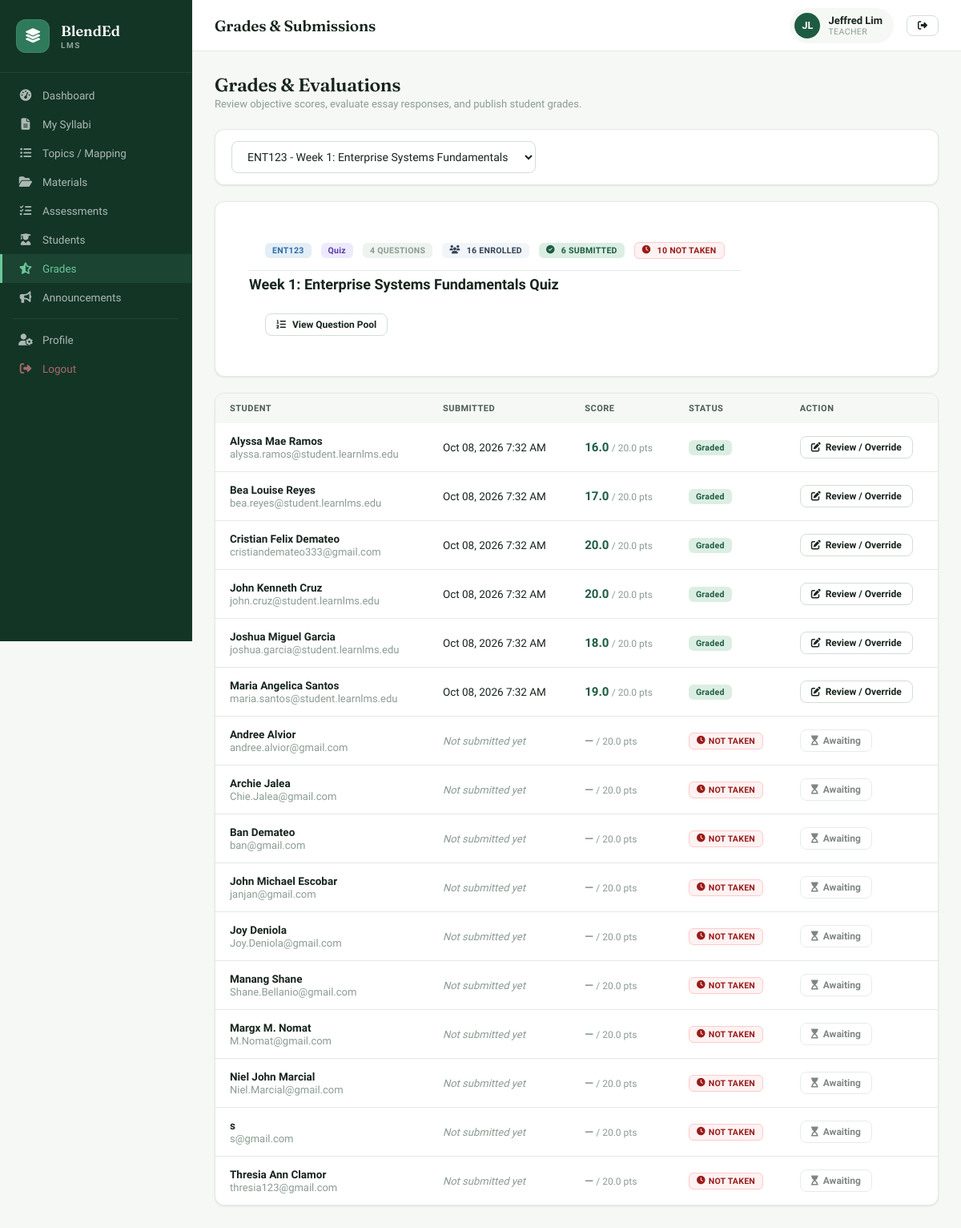
Page /teacher/grades.php?assessment=45 (signed in) on the earlier database version.
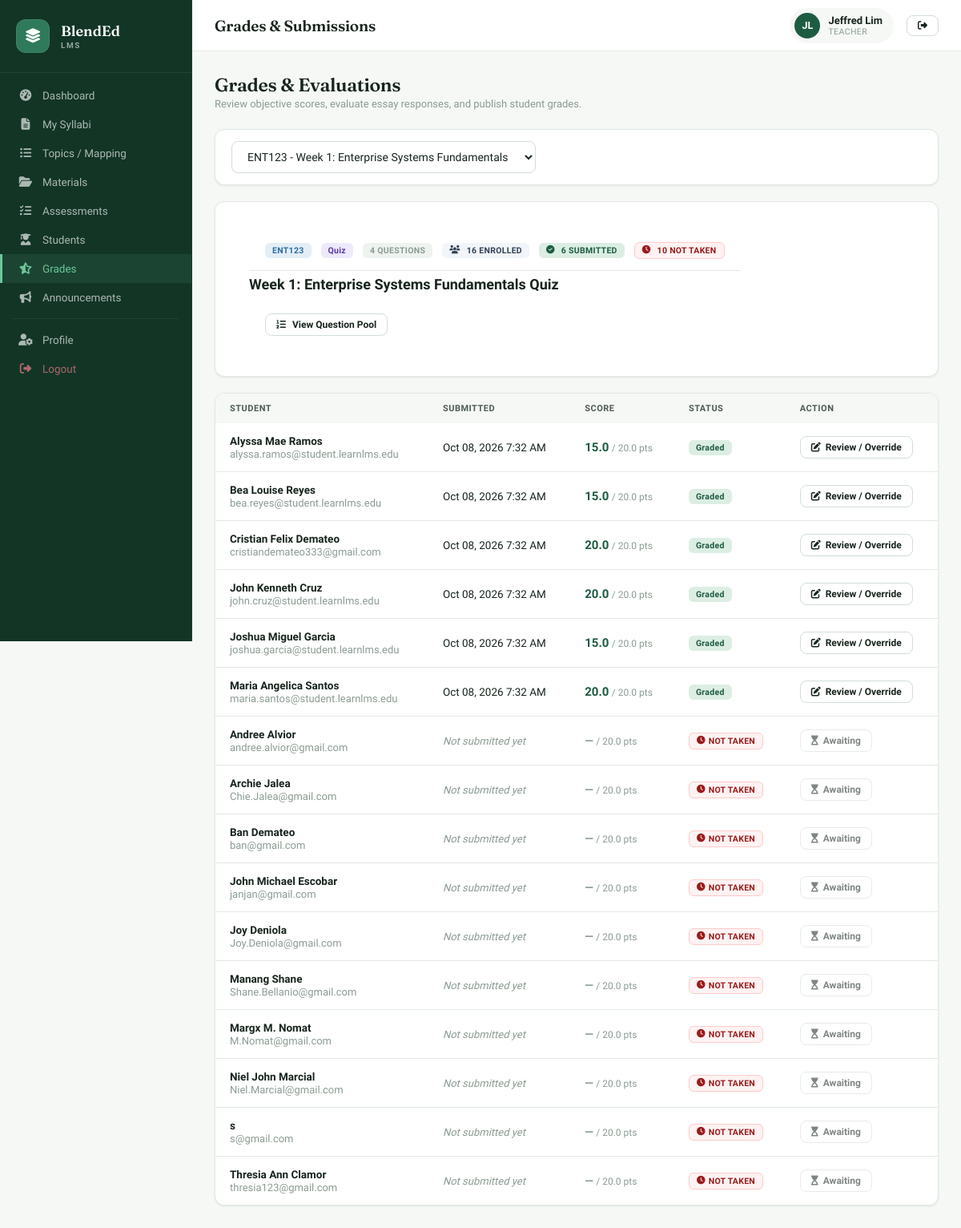
Same page on the later database version.
### tables this page shows
CREATE TABLE `submissions` (
  `id` int NOT NULL AUTO_INCREMENT,
  `assessment_id` int NOT NULL,
  `student_id` int NOT NULL,
  `file_path` varchar(255) DEFAULT NULL,
  `text_answer` text,
  `score` decimal(5,2) DEFAULT NULL,
  `feedback` text,
  `submitted_at` timestamp NOT NULL DEFAULT CURRENT_TIMESTAMP,
  `graded_at` timestamp NULL DEFAULT NULL,
  `status` enum('submitted','graded','late') DEFAULT 'submitted',
  `is_auto_graded` tinyint(1) NOT NULL DEFAULT '0',
  PRIMARY KEY (`id`),
  KEY `assessment_id` (`assessment_id`),
  KEY `student_id` (`student_id`),
  CONSTRAINT `submissions_ibfk_1` FOREIGN KEY (`assessment_id`) REFERENCES `assessments` (`id`) ON DELETE CASCADE,
  CONSTRAINT `submissions_ibfk_2` FOREIGN KEY (`student_id`) REFERENCES `users` (`id`) ON DELETE CASCADE
);

CREATE TABLE `assessments` (
  `id` int NOT NULL AUTO_INCREMENT,
  `syllabus_id` int NOT NULL,
  `topic_id` int DEFAULT NULL,
  `teacher_id` int NOT NULL,
  `title` varchar(200) NOT NULL,
  `description` text,
  `type` enum('quiz','assignment','exam','project','activity') DEFAULT 'quiz',
  `max_score` decimal(5,2) DEFAULT '100.00',
  `due_date` datetime DEFAULT NULL,
  `is_closed` tinyint(1) NOT NULL DEFAULT '0',
  `delivery_mode` enum('online','offline','both') DEFAULT 'both',
  `attachment_path` varchar(255) DEFAULT NULL,
  `created_at` timestamp NOT NULL DEFAULT CURRENT_TIMESTAMP,
  `shuffle_questions` tinyint(1) NOT NULL DEFAULT '1',
  `submission_type` varchar(50) NOT NULL DEFAULT 'quiz_builder',
  `time_limit` int DEFAULT NULL,
  PRIMARY KEY (`id`),
  KEY `syllabus_id` (`syllabus_id`),
  KEY `topic_id` (`topic_id`),
  KEY `teacher_id` (`teacher_id`),
  CONSTRAINT `assessments_ibfk_1` FOREIGN KEY (`syllabus_id`) REFERENCES `syllabi` (`id`) ON DELETE CASCADE,
  CONSTRAINT `assessments_ibfk_2` FOREIGN KEY (`topic_id`) REFERENCES `syllabus_topics` (`id`) ON DELETE SET NULL,
  CONSTRAINT `assessments_ibfk_3` FOREIGN KEY (`teacher_id`) REFERENCES `users` (`id`) ON DELETE CASCADE
);

### teacher/grades.php (the view, shortened to what the changed rows need)
<?php
require_once '../includes/config.php';
$tid = $_SESSION['user_id'];
$assFilter = $_GET['assessment'] ?? '';
$isAll = ($assFilter === 'all');
$assFilterInt = (int)$assFilter;
$assessment = null;
$submissions = null;
$allData = [];
if ($isAll) {
    $stmtList = $conn->prepare("
        SELECT a.*, c.course_code, c.course_name,
               (SELECT COUNT(*) FROM assessment_questions WHERE assessment_id = a.id) as q_count
        FROM assessments a
        LEFT JOIN syllabi s ON a.syllabus_id = s.id
        LEFT JOIN courses c ON s.course_id = c.id
        WHERE a.teacher_id = ?
        ORDER BY a.created_at DESC
    ");
    $stmtList->bind_param('i', $tid);
    $stmtList->execute();
    $assessmentsList = $stmtList->get_result();
    while ($a = $assessmentsList->fetch_assoc()) {
        $stmt2 = $conn->prepare("
            SELECT e.student_id, u.full_name, u.email,
                   sub.id as submission_id, sub.score, sub.status as sub_status,
                   sub.submitted_at, sub.is_auto_graded,
                   (SELECT COUNT(*) FROM submission_answers sa JOIN assessment_questions aq ON sa.question_id=aq.id
                    WHERE sa.submission_id=sub.id AND aq.question_type='essay' AND sa.is_correct IS NULL) as pending_essays
            FROM enrollments e
            JOIN users u ON e.student_id = u.id
            LEFT JOIN submissions sub ON sub.assessment_id = ? AND sub.student_id = e.student_id
            WHERE e.syllabus_id = ? AND e.status = 'enrolled'
            ORDER BY (sub.id IS NULL) ASC, u.full_name ASC
        ");
        $stmt2->bind_param('ii', $a['id'], $a['syllabus_id']);
        $stmt2->execute();
        $res = $stmt2->get_result();
        $rows = [];
        while ($r = $res->fetch_assoc()) { $rows[] = $r; }
        $allData[] = ['assessment' => $a, 'submissions' => $rows];
    }
} elseif ($assFilterInt) {
    $stmt = $conn->prepare("
        SELECT a.*, c.course_code, c.course_name,
               (SELECT COUNT(*) FROM assessment_questions WHERE assessment_id = a.id) as q_count
        FROM assessments a
        LEFT JOIN syllabi s ON a.syllabus_id = s.id
        LEFT JOIN courses c ON s.course_id = c.id
        WHERE a.id = ? AND a.teacher_id = ?
    ");
    $stmt->bind_param('ii', $assFilterInt, $tid);
    $stmt->execute();
    $assessment = $stmt->get_result()->fetch_assoc();
    $stmt2 = $conn->prepare("
        SELECT e.student_id, u.full_name, u.email,
               sub.id as submission_id, sub.score, sub.status as sub_status,
               sub.submitted_at, sub.is_auto_graded,
               (SELECT COUNT(*) FROM submission_answers sa JOIN assessment_questions aq ON sa.question_id=aq.id
                WHERE sa.submission_id=sub.id AND aq.question_type='essay' AND sa.is_correct IS NULL) as pending_essays
        FROM enrollments e
        JOIN users u ON e.student_id = u.id
        LEFT JOIN submissions sub ON sub.assessment_id = ? AND sub.student_id = e.student_id
        WHERE e.syllabus_id = ? AND e.status = 'enrolled'
        ORDER BY (sub.id IS NULL) ASC, u.full_name ASC
    ");
    $stmt2->bind_param('ii', $assFilterInt, $assessment['syllabus_id']);
    $stmt2->execute();
    $res = $stmt2->get_result();
    $submissions = [];
    while ($r = $res->fetch_assoc()) { $submissions[] = $r; }
}
?>
<?php require_once '../includes/header.php'; ?>
<div class="app-layout">
<div class="main-content">
<div class="page-content">
<div class="page-header">
    <div class="page-header-left">
        <h2>Grades & Evaluations</h2>
    </div>
</div>
<?php if (!$isAll && $assFilterInt && isset($assessment)):
?>
<div class="card"><div class="table-wrap"><table>
<thead>
    <tr>
        <th>Student</th>
        <th>Submitted</th>
        <th>Score</th>
        <th>Status</th>
        <th>Action</th>
    </tr>
</thead>
<tbody>
<?php if (empty($submissions)): ?>
    <tr><td colspan="5" style="text-align:center;padding:32px;color:var(--text3)">No students enrolled in this syllabus yet.</td></tr>
<?php else: foreach ($submissions as $s): ?>
<tr>
    <td>
        <strong><?= htmlspecialchars($s['full_name']) ?></strong><br>
        <small class="text-muted"><?= htmlspecialchars($s['email']) ?></small>
    </td>
    <td>
        <?php if (!empty($s['submission_id'])): ?>
            <?= date('M d, Y g:i A', strtotime($s['submitted_at'])) ?>
        <?php else: ?>
            <span class="text-muted" style="font-size:13px;font-style:italic">Not submitted yet</span>
        <?php endif; ?>
    </td>
    <td>
        <?php if (!empty($s['submission_id'])): ?>
            <strong style="color:var(--primary);font-size:15px"><?= number_format($s['score'] ?? 0, 1) ?></strong>
            <span style="color:var(--text3);font-size:12px">/ <?= number_format($assessment['max_score'], 1) ?> pts</span>
        <?php else: ?>
            <span style="color:var(--text3);font-size:14px;font-weight:600">&mdash;</span>
            <span style="color:var(--text3);font-size:12px">/ <?= number_format($assessment['max_score'], 1) ?> pts</span>
        <?php endif; ?>
    </td>
    <td>
        <?php if (!empty($s['submission_id'])): ?>
            <span class="badge <?= $s['sub_status']==='graded' ? 'badge-green' : 'badge-orange' ?>" style="text-transform:capitalize">
                <?= htmlspecialchars($s['sub_status']) ?>
            </span>
        <?php endif; ?>
    </td>
    <td>
        <?php if (!empty($s['submission_id'])): ?>
            <a href="grade_submission.php?id=<?= $s['submission_id'] ?>" class="btn <?= !empty($s['pending_essays']) ? 'btn-primary' : 'btn-secondary' ?> btn-sm" style="display:inline-flex;align-items:center;gap:6px">
                <i class="fas <?= !empty($s['pending_essays']) ? 'fa-pencil-alt' : 'fa-edit' ?>"></i>
                <?= !empty($s['pending_essays']) ? 'Grade Essays' : ($s['sub_status']==='graded' ? 'Review / Override' : 'Grade') ?>
            </a>
        <?php else: ?>
            <button class="btn btn-secondary btn-sm" disabled style="opacity:0.55;cursor:not-allowed;display:inline-flex;align-items:center;gap:6px">
                <i class="fas fa-hourglass-start"></i> Awaiting
            </button>
        <?php endif; ?>
    </td>
</tr>
<?php endforeach; endif; ?>
</tbody>
</table></div></div>
<?php endif; ?>
</div></div></div>
</body></html>

Differences in the rows shown:
changed submissions (number 1 of 6 on the later page): score "16.0" → "15.0"
changed submissions (number 2 of 6 on the later page): score "17.0" → "15.0"
changed submissions (number 5 of 6 on the later page): score "18.0" → "15.0"
changed submissions (number 6 of 6 on the later page): score "19.0" → "20.0"
